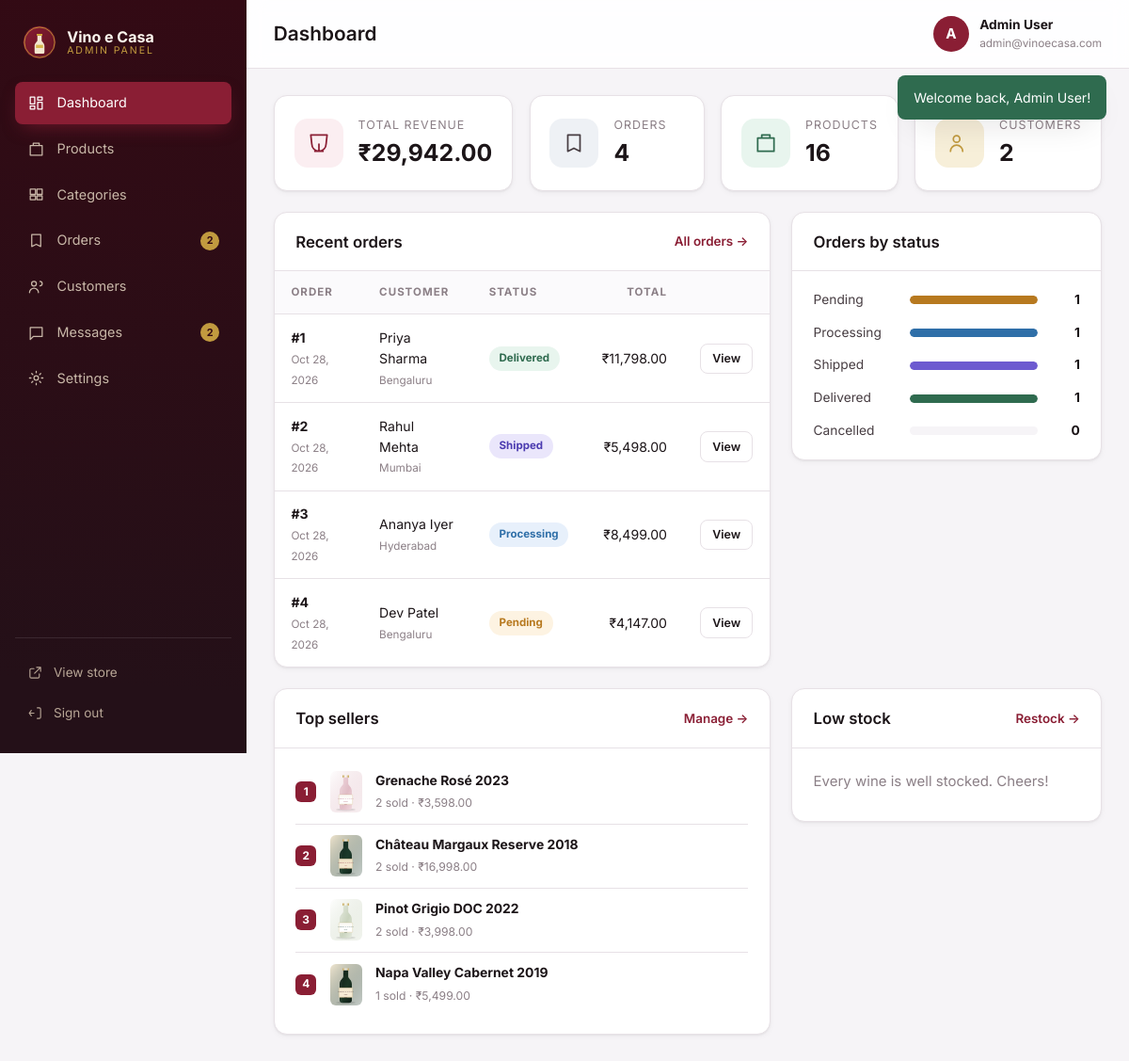
/admin/index.php (signed in), run on the app's committed database.
### tables this page shows
CREATE TABLE users (
  id INT UNSIGNED AUTO_INCREMENT PRIMARY KEY,
  name VARCHAR(100) NOT NULL,
  email VARCHAR(160) NOT NULL UNIQUE,
  password VARCHAR(255) NOT NULL,
  phone VARCHAR(40) DEFAULT NULL,
  role ENUM('customer','admin') NOT NULL DEFAULT 'customer',
  created_at TIMESTAMP DEFAULT CURRENT_TIMESTAMP
);

CREATE TABLE orders (
  id INT UNSIGNED AUTO_INCREMENT PRIMARY KEY,
  user_id INT UNSIGNED DEFAULT NULL,
  full_name VARCHAR(120) NOT NULL,
  email VARCHAR(160) NOT NULL,
  phone VARCHAR(40) DEFAULT NULL,
  address VARCHAR(255) NOT NULL,
  city VARCHAR(80) NOT NULL,
  postal_code VARCHAR(20) DEFAULT NULL,
  country VARCHAR(80) DEFAULT 'India',
  notes VARCHAR(500) DEFAULT NULL,
  payment_method ENUM('cod','card','upi') NOT NULL DEFAULT 'cod',
  status ENUM('pending','processing','shipped','delivered','cancelled') NOT NULL DEFAULT 'pending',
  subtotal DECIMAL(10,2) NOT NULL DEFAULT 0,
  shipping DECIMAL(10,2) NOT NULL DEFAULT 0,
  total DECIMAL(10,2) NOT NULL DEFAULT 0,
  created_at TIMESTAMP DEFAULT CURRENT_TIMESTAMP,
  updated_at TIMESTAMP DEFAULT CURRENT_TIMESTAMP ON UPDATE CURRENT_TIMESTAMP,
  CONSTRAINT fk_order_user FOREIGN KEY (user_id) REFERENCES users(id) ON DELETE SET NULL,
  INDEX idx_orders_status (status)
);

### includes/database.php (called while the page is built, shortened)
<?php
function db(): PDO
{
    static $pdo = null;
    if ($pdo instanceof PDO) {
        return $pdo;
    }
    $dsn = sprintf('mysql:host=%s;port=%s;dbname=%s;charset=utf8mb4', DB_HOST, DB_PORT, DB_NAME);
    try {
        $pdo = new PDO($dsn, DB_USER, DB_PASS, [
            PDO::ATTR_ERRMODE            => PDO::ERRMODE_EXCEPTION,
            PDO::ATTR_DEFAULT_FETCH_MODE => PDO::FETCH_ASSOC,
            PDO::ATTR_EMULATE_PREPARES   => false,
        ]);
    } catch (PDOException $e) {
        http_response_code(500);
        if (is_ajax()) {
            header('Content-Type: application/json');
            echo json_encode(['ok' => false, 'error' => 'Database connection failed.']);
        } else {
            echo '<h1 style="font-family:sans-serif">Database connection failed</h1>';
            echo '<p style="font-family:sans-serif">' . htmlspecialchars($e->getMessage()) . '</p>';
            echo '<p style="font-family:sans-serif">Check config/config.php — is MySQL running and is the <code>wine_shop</code> database imported?</p>';
        }
        exit;
    }
    return $pdo;
}

### admin/index.php (the view, shortened to what this page needs)
<?php
require_once __DIR__ . '/includes/layout.php';
$pdo = db();
$revenue   = (float)$pdo->query("SELECT COALESCE(SUM(total),0) FROM orders WHERE status <> 'cancelled'")->fetchColumn();
$orderCount = (int)$pdo->query('SELECT COUNT(*) FROM orders')->fetchColumn();
$productCount = (int)$pdo->query('SELECT COUNT(*) FROM products')->fetchColumn();
$customerCount = (int)$pdo->query("SELECT COUNT(*) FROM users WHERE role = 'customer'")->fetchColumn();
$lowStock  = $pdo->query('SELECT id, name, stock FROM products WHERE stock <= 6 AND active = 1 ORDER BY stock ASC LIMIT 6')->fetchAll();
$recent    = $pdo->query('SELECT * FROM orders ORDER BY created_at DESC LIMIT 6')->fetchAll();
$topProducts = $pdo->query('SELECT p.name, p.image, SUM(oi.qty) AS sold, SUM(oi.qty * oi.price) AS revenue
                            FROM order_items oi JOIN products p ON p.id = oi.product_id
                            GROUP BY p.id ORDER BY sold DESC LIMIT 5')->fetchAll();
$statusCounts = [];
foreach ($pdo->query('SELECT status, COUNT(*) c FROM orders GROUP BY status') as $row) {
    $statusCounts[$row['status']] = (int)$row['c'];
}
$maxStatus = max(array_merge([1], array_values($statusCounts)));
admin_header('Dashboard', 'dashboard');
?>
<section class="stat-grid">
    <div class="stat-card">
        <div class="stat-card__icon stat-card__icon--wine">
            <svg viewBox="0 0 24 24" aria-hidden="true"><path d="M4 4h16l-1 9a7 7 0 0 1-14 0zM12 13v7M8 20h8"/></svg>
        </div>
        <div><small>Total revenue</small><strong><?= e(money($revenue)) ?></strong></div>
    </div>
    <div class="stat-card">
        <div class="stat-card__icon stat-card__icon--ink">
            <svg viewBox="0 0 24 24" aria-hidden="true"><path d="M6 4h12v16l-6-3-6 3z"/></svg>
        </div>
        <div><small>Orders</small><strong><?= $orderCount ?></strong></div>
    </div>
    <div class="stat-card">
        <div class="stat-card__icon stat-card__icon--green">
            <svg viewBox="0 0 24 24" aria-hidden="true"><path d="M4 7h16v13H4zM8 7V4h8v3"/></svg>
        </div>
        <div><small>Products</small><strong><?= $productCount ?></strong></div>
    </div>
    <div class="stat-card">
        <div class="stat-card__icon stat-card__icon--gold">
            <svg viewBox="0 0 24 24" aria-hidden="true"><circle cx="9" cy="8" r="3.2"/><path d="M3 20c0-3.3 2.7-6 6-6s6 2.7 6 6"/></svg>
        </div>
        <div><small>Customers</small><strong><?= $customerCount ?></strong></div>
    </div>
</section>
<div class="admin-columns">
    <section class="panel">
        <header class="panel__head">
            <h2>Recent orders</h2>
            <a class="link-arrow" href="<?= url('admin/orders.php') ?>">All orders →</a>
        </header>
        <div class="table-wrap">
            <table class="data-table">
                <thead><tr><th>Order</th><th>Customer</th><th>Status</th><th class="ta-r">Total</th><th></th></tr></thead>
                <tbody>
                <?php if (!$recent): ?>
                    <tr><td colspan="5" class="muted">No orders yet.</td></tr>
                <?php else: foreach ($recent as $order): ?>
                    <tr>
                        <td><strong>#<?= (int)$order['id'] ?></strong><br><small class="muted"><?= e(date('M j, Y', strtotime($order['created_at']))) ?></small></td>
                        <td><?= e($order['full_name']) ?><br><small class="muted"><?= e($order['city']) ?></small></td>
                        <td><?= status_badge($order['status']) ?></td>
                        <td class="ta-r"><?= e(money((float)$order['total'])) ?></td>
                        <td class="ta-r"><a class="btn btn--mini" href="<?= url('admin/order-view.php?id=' . (int)$order['id']) ?>">View</a></td>
                    </tr>
                <?php endforeach; endif; ?>
                </tbody>
            </table>
        </div>
    </section>
    <section class="panel">
        <header class="panel__head"><h2>Orders by status</h2></header>
        <ul class="bar-list">
            <?php foreach (order_statuses() as $status): $c = $statusCounts[$status] ?? 0; ?>
                <li>
                    <span class="bar-list__label"><?= e(ucfirst($status)) ?></span>
                    <span class="bar-list__track"><span class="bar-list__fill bar-list__fill--<?= e($status) ?>" style="width: <?= (int)round(($c / $maxStatus) * 100) ?>%"></span></span>
                    <b><?= $c ?></b>
                </li>
            <?php endforeach; ?>
        </ul>
    </section>
</div>
<div class="admin-columns">
    <section class="panel">
        <header class="panel__head">
            <h2>Top sellers</h2>
            <a class="link-arrow" href="<?= url('admin/products.php') ?>">Manage →</a>
        </header>
        <ul class="rank-list">
            <?php foreach ($topProducts as $i => $tp): ?>
                <li>
                    <span class="rank"><?= $i + 1 ?></span>
                    <img src="<?= e(product_image($tp['image'])) ?>" alt="">
                    <div class="rank-list__info"><strong><?= e($tp['name']) ?></strong><small><?= (int)$tp['sold'] ?> sold · <?= e(money((float)$tp['revenue'])) ?></small></div>
                </li>
            <?php endforeach; ?>
        </ul>
    </section>
    <section class="panel">
        <header class="panel__head">
            <h2>Low stock</h2>
            <a class="link-arrow" href="<?= url('admin/products.php') ?>">Restock →</a>
        </header>
        <ul class="stock-list">
            <?php if (!$lowStock): ?><li class="muted">Every wine is well stocked. Cheers!</li><?php endif; ?>
        </ul>
    </section>
</div>
<?php admin_footer(); ?>

### admin/includes/layout.php (shortened to what this page needs)
<?php
require_admin();
function admin_nav(): array
{
    return [
        'dashboard'  => ['Dashboard', 'admin/index.php', '<path d="M4 13h6V4H4zM14 20h6v-9h-6zM4 20h6v-4H4zM14 8h6V4h-6z"/>'],
        'products'   => ['Products', 'admin/products.php', '<path d="M4 7h16v13H4zM8 7V4h8v3"/>'],
        'categories' => ['Categories', 'admin/categories.php', '<path d="M4 5h7v7H4zM13 5h7v7h-7zM4 14h7v5H4zM13 14h7v5h-7z"/>'],
        'orders'     => ['Orders', 'admin/orders.php', '<path d="M6 4h12v16l-6-3-6 3z"/>'],
        'customers'  => ['Customers', 'admin/customers.php', '<circle cx="9" cy="8" r="3.2"/><path d="M3 20c0-3.3 2.7-6 6-6s6 2.7 6 6M17 11a3 3 0 1 0 0-6"/>'],
        'messages'   => ['Messages', 'admin/messages.php', '<path d="M4 5h16v12H8l-4 4z"/>'],
        'settings'   => ['Settings', 'admin/settings.php', '<circle cx="12" cy="12" r="3"/><path d="M12 3v2M12 19v2M3 12h2M19 12h2M6 6l1.5 1.5M16.5 16.5 18 18M18 6l-1.5 1.5M7.5 16.5 6 18"/>'],
    ];
}
function admin_header(string $title, string $active = ''): void
{
    $user = current_user();
    $pendingOrders = 0;
    $unreadMessages = 0;
    try {
        $pendingOrders = (int)db()->query("SELECT COUNT(*) FROM orders WHERE status IN ('pending','processing')")->fetchColumn();
        $unreadMessages = (int)db()->query('SELECT COUNT(*) FROM contact_messages WHERE is_read = 0')->fetchColumn();
    } catch (Throwable $e) {
    }
    $counts = ['orders' => $pendingOrders, 'messages' => $unreadMessages];
    ?>
    <!DOCTYPE html>
    <html lang="en">
    <head>
        <title><?= e($title) ?> · Admin — <?= e(setting('shop_name', 'Vino e Casa')) ?></title>
        <link rel="stylesheet" href="<?= asset('css/admin.css') ?>">
    </head>
    <body class="admin">
    <aside class="sidebar" data-sidebar>
        <div class="sidebar__brand">
            <img src="<?= asset('img/logo.svg') ?>" alt="" width="34" height="34">
            <span><strong><?= e(setting('shop_name', 'Vino e Casa')) ?></strong><small>Admin panel</small></span>
        </div>
        <nav class="sidebar__nav">
            <?php foreach (admin_nav() as $key => [$label, $href, $icon]): ?>
                <a href="<?= url($href) ?>" class="<?= $active === $key ? 'is-active' : '' ?>">
                    <svg viewBox="0 0 24 24" aria-hidden="true"><?= $icon ?></svg>
                    <span><?= e($label) ?></span>
                    <?php if (isset($counts[$key]) && $counts[$key] > 0): ?><b class="nav-count"><?= (int)$counts[$key] ?></b><?php endif; ?>
                </a>
            <?php endforeach; ?>
        </nav>
        <div class="sidebar__foot">
            <a href="<?= url('index.php') ?>" target="_blank" rel="noopener">
                <svg viewBox="0 0 24 24" aria-hidden="true"><path d="M14 4h6v6M20 4l-9 9M10 6H6a2 2 0 0 0-2 2v10a2 2 0 0 0 2 2h10a2 2 0 0 0 2-2v-4"/></svg>
                View store
            </a>
            <a href="<?= url('admin/logout.php') ?>">
                <svg viewBox="0 0 24 24" aria-hidden="true"><path d="M15 4h3a2 2 0 0 1 2 2v12a2 2 0 0 1-2 2h-3M10 12H3M6 8l-3 4 3 4"/></svg>
                Sign out
            </a>
        </div>
    </aside>
    <div class="admin-main">
        <header class="topbar">
            <h1><?= e($title) ?></h1>
            <div class="topbar__user">
                <span class="avatar"><?= e(mb_substr($user['name'], 0, 1)) ?></span>
                <div><strong><?= e($user['name']) ?></strong><small><?= e($user['email']) ?></small></div>
            </div>
        </header>
        <div class="toast-stack" data-toast-stack>
            <?php foreach (take_flashes() as $f): ?>
                <div class="toast toast--<?= e($f['type']) ?>"><?= e($f['message']) ?></div>
            <?php endforeach; ?>
        </div>
        <main class="admin-content" id="admin-main">
<?php
}
function admin_footer(): void
{
    ?>
        </main>
    </div>
    </body>
    </html>
<?php
}

### includes/functions.php (shortened to what this page needs)
<?php
function e(?string $value): string
{
    return htmlspecialchars((string)$value, ENT_QUOTES | ENT_SUBSTITUTE, 'UTF-8');
}
function url(string $path = ''): string
{
    return BASE_URL . '/' . ltrim($path, '/');
}
function asset(string $path): string
{
    return BASE_URL . '/assets/' . ltrim($path, '/');
}
function product_image(?string $path): string
{
    $path = $path ?: 'assets/img/wine-01.svg';
    return BASE_URL . '/' . ltrim($path, '/');
}
function setting(string $key, ?string $default = null): ?string
{
    static $settings = null;
    if ($settings === null) {
        $settings = [];
        try {
            foreach (db()->query('SELECT setting_key, setting_value FROM settings') as $row) {
                $settings[$row['setting_key']] = $row['setting_value'];
            }
        } catch (Throwable $e) {
            $settings = [];
        }
    }
    return $settings[$key] ?? $default;
}
function currency(): string
{
    return setting('currency_symbol', '₹');
}
function money(float|string|null $amount): string
{
    return currency() . number_format((float)$amount, 2);
}
function order_statuses(): array
{
    return ['pending', 'processing', 'shipped', 'delivered', 'cancelled'];
}
function status_badge(string $status): string
{
    $class = in_array($status, order_statuses(), true) ? $status : 'pending';
    return '<span class="badge badge--' . $class . '">' . e(ucfirst($status)) . '</span>';
}
function take_flashes(): array
{
    $flashes = $_SESSION['flash'] ?? [];
    return $flashes;
}
function current_user(): ?array
{
    static $user = null;
    if ($user !== null) {
        return $user;
    }
    $stmt = db()->prepare('SELECT id, name, email, phone, role, created_at FROM users WHERE id = ?');
    $stmt->execute([$_SESSION['user_id']]);
    $user = $stmt->fetch() ?: null;
    return $user;
}
function is_admin(): bool
{
    $user = current_user();
    return $user !== null && $user['role'] === 'admin';
}
function require_admin(): void
{
    if (!is_admin()) {
        flash('Please sign in to the admin panel.', 'warning');
        redirect('admin/login.php');
    }
}

### data on the page
users: name "A", name "Admin User", email "admin@vinoecasa.com"
orders: id "1", created_at "Oct 28, 2026", full_name "Priya Sharma", city "Bengaluru", status "Delivered", total "₹11,798.00"
orders: id "2", created_at "Oct 28, 2026", full_name "Rahul Mehta", city "Mumbai", status "Shipped", total "₹5,498.00"
orders: id "3", created_at "Oct 28, 2026", full_name "Ananya Iyer", city "Hyderabad", status "Processing", total "₹8,499.00"
orders: id "4", created_at "Oct 28, 2026", full_name "Dev Patel", city "Bengaluru", status "Pending", total "₹4,147.00"

### other printed values
setting('shop_name', 'Vino e Casa') "Vino e Casa"
$label "Dashboard"
$label "Products"
$label "Categories"
$label "Orders"
$counts[$key] "2"
$label "Customers"
$label "Messages"
$label "Settings"
$title "Dashboard"
$f['message'] "Welcome back, Admin User!"
money($revenue) "₹29,942.00"
$orderCount "4"
$productCount "16"
$customerCount "2"
